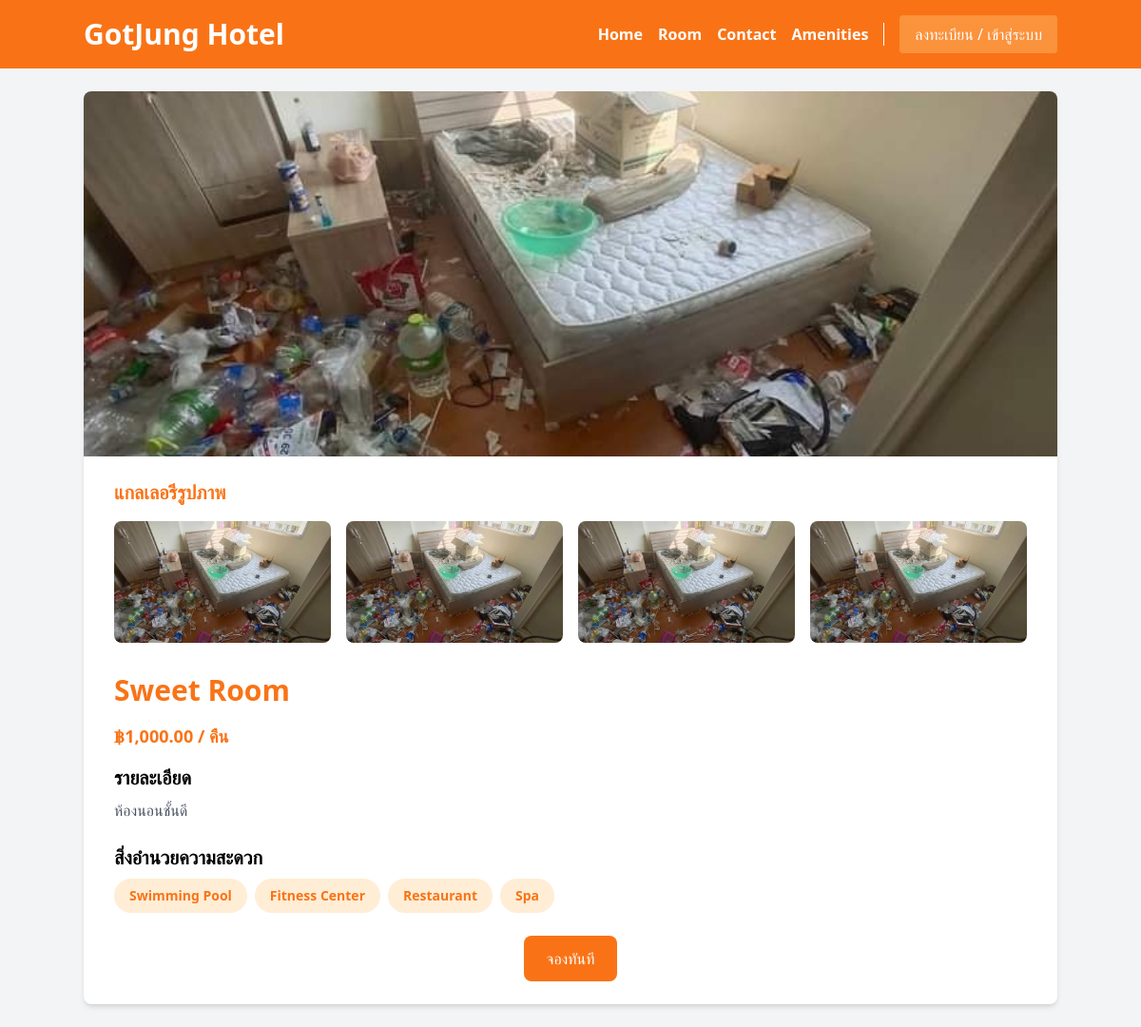
Screenshot of /pages/detail_room.php?room_id=1 with the database file from the repository.
### tables this page shows
CREATE TABLE `rooms` (
  `id_rooms` int(11) NOT NULL,
  `name_rooms` varchar(100) NOT NULL,
  `price` decimal(10,2) DEFAULT NULL,
  `image` varchar(200) NOT NULL,
  `gallery_image1` varchar(255) DEFAULT NULL,
  `gallery_image2` varchar(255) DEFAULT NULL,
  `gallery_image3` varchar(255) DEFAULT NULL,
  `gallery_image4` varchar(255) DEFAULT NULL,
  `description` text DEFAULT NULL,
  `amenities` text DEFAULT NULL,
  `type_rooms` varchar(50) DEFAULT NULL
);

### pages/detail_room.php (the view, shortened to what this page needs)
<?php
include '../includes/db_connect.php';
$room_id = $_GET['room_id'];
$query = "SELECT * FROM rooms WHERE id_rooms = ?";
$stmt = $conn->prepare($query);
$stmt->bind_param('i', $room_id);
$stmt->execute();
$result = $stmt->get_result();
$room = $result->fetch_assoc();
$gallery_images = [];
for ($i = 1; $i <= 4; $i++) {
    $gallery_column = "gallery_image$i";
    if (!empty($room[$gallery_column])) {
        $gallery_images[] = "../assets/images/gallery/" . htmlspecialchars($room[$gallery_column]);
    }
}
$amenities = !empty($room['amenities']) ? explode(',', $room['amenities']) : [];
?>
<!DOCTYPE html>
<html lang="en">
<head>
<script src="https://cdn.tailwindcss.com"></script>
<link rel="stylesheet" href="../assets/css/index.css">
<link rel="stylesheet" href="../assets/css/detail_room.css">
<body class="bg-gray-100">
    <header class="bg-orange-500 text-white py-4">
        <div class="container mx-auto flex justify-between items-center">
            <h1 class="text-3xl font-bold">GotJung Hotel</h1>
            <div class="flex items-center space-x-4 relative">
                <nav class="flex space-x-4 font-bold">
                    <a href="../index.php" class="hover:text-gray-200">Home</a>
                    <a href="room.php" class="hover:text-gray-200">Room</a>
                    <a href="#contact" class="hover:text-gray-200">Contact</a>
                    <a href="#amenities" class="hover:text-gray-200">Amenities</a>
                </nav>
                <?php if (isset($_SESSION['customer_name'])): ?>
                    <div class="relative">
                        <button id="dropdownButton" class="bg-orange-400 px-4 py-2 rounded-lg hover:bg-orange-700 transition focus:outline-none flex items-center space-x-2">
                            <i class="fas fa-user"></i>
                            <span>ยินดีต้อนรับ, <?php echo htmlspecialchars($_SESSION['customer_name']); ?></span>
                            <span>▼</span>
                        </button>
                        <div id="dropdownMenu" class="absolute mt-2 w-48 bg-white text-black rounded-lg shadow-lg hidden" style="z-index: 50;">
                            <a href="../user/Profile.php" class="block px-4 py-2 hover:bg-gray-200">โปรไฟล์</a>
                            <a href="../user/logout.php" class="block px-4 py-2 text-red-600 hover:bg-gray-200">ออกจากระบบ</a>
                        </div>
                    </div>
                <?php else: ?>
                    <a href="../user/User_Login.php" class="bg-orange-400 text-white px-4 py-2 rounded hover:bg-orange-200 transition">
                        ลงทะเบียน / เข้าสู่ระบบ
                    </a>
                <?php endif; ?>
            </div>
        </div>
    </header>
    <div class="container mx-auto py-6">
        <div class="bg-white rounded-lg shadow-md">
            <img src="../assets/images/main_image/<?php echo htmlspecialchars($room['image']); ?>"
                 alt="<?php echo htmlspecialchars($room['name_rooms']); ?>"
                 class="w-full h-96 object-cover rounded-t-lg">
            <div class="px-8 py-6">
                <h3 class="text-xl text-orange-500 font-bold mb-4">แกลเลอรีรูปภาพ</h3>
                <div class="grid grid-cols-2 md:grid-cols-4 gap-4 mb-8">
                    <?php foreach ($gallery_images as $index => $image): ?>
                        <?php if (file_exists($image)): ?>
                            <div class="overflow-hidden rounded-lg">
                                <img src="<?php echo $image; ?>"
                                    alt="Gallery image <?php echo $index + 1; ?>"
                                    class="w-full h-24 md:h-32 object-cover hover:scale-105 transition-transform cursor-pointer"
                                    onclick="openModal(<?php echo $index; ?>)">
                            </div>
                        <?php endif; ?>
                    <?php endforeach; ?>
                </div>
                <h2 class="text-3xl font-bold text-orange-500 mb-4"><?php echo htmlspecialchars($room['name_rooms']); ?></h2>
                <p class="text-lg text-orange-500 font-bold mb-4">฿<?php echo number_format($room['price'], 2); ?> / คืน</p>
                <h3 class="text-xl font-bold mb-2">รายละเอียด</h3>
                <p class="text-gray-600 mb-6"><?php echo nl2br(htmlspecialchars($room['description'])); ?></p>
                <h3 class="text-xl font-bold mb-2">สิ่งอำนวยความสะดวก</h3>
                <div class="flex flex-wrap gap-2 mb-6">
                    <?php foreach ($amenities as $amenity): ?>
                        <span class="bg-orange-100 text-orange-500 px-4 py-2 rounded-full text-sm font-bold">
                            <?php echo htmlspecialchars(trim($amenity)); ?>
                        </span>
                    <?php endforeach; ?>
                </div>
                <div class="text-center">
                    <button
                        class="bg-orange-500 text-white px-6 py-3 rounded-lg hover:bg-orange-600 inline-block"
                        onclick="openBookingModal()">จองทันที
                    </button>
                </div>
            </div>
        </div>
    </div>
</body>
</html>

### rows the page displays
rooms: image (picture), name_rooms "Sweet Room", price "1,000.00", description "ห้องนอนชั้นดี", amenities "Swimming Pool", amenities "Fitness Center", amenities "Restaurant", amenities "Spa"
